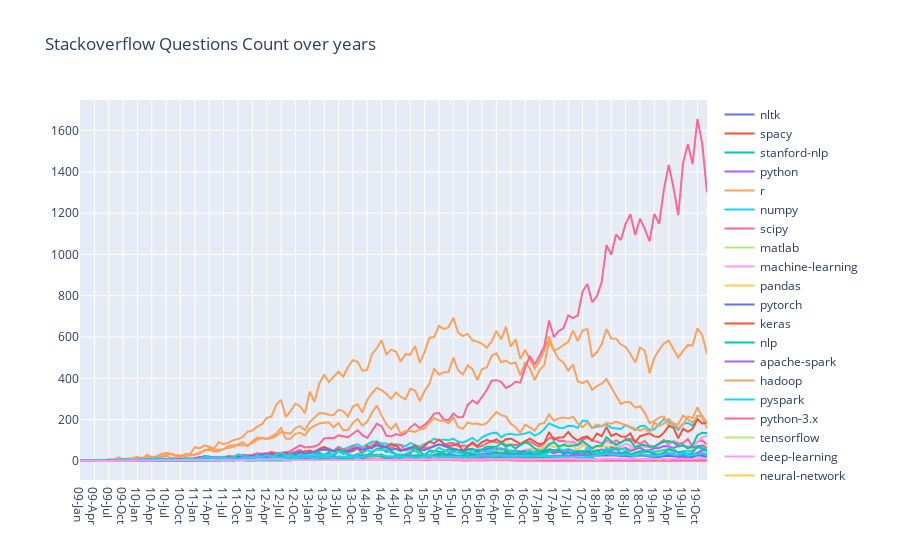

Notebook code for this chart:
### Code cell
interactive_plot(normalize(df),'Stackoverflow Questions Count over years')

### Figure 1 — Plotly figure (JSON) as saved in the notebook; plotly's stock layout.template omitted (floating-point values rounded to 4 significant figures; data arrays with more than 128 entries replaced by an {"elided": "..."} marker saying what was removed)
{"data": [{"name": "nltk", "type": "scatter", "x": {"elided": "132 str values"}, "y": {"elided": "132 null values"}}, {"name": "spacy", "type": "scatter", "x": {"elided": "132 str values"}, "y": {"elided": "132 null values"}}, {"name": "stanford-nlp", "type": "scatter", "x": {"elided": "132 str values"}, "y": {"elided": "132 null values"}}, {"name": "python", "type": "scatter", "x": {"elided": "132 str values"}, "y": {"elided": "132 float values"}}, {"name": "r", "type": "scatter", "x": {"elided": "132 str values"}, "y": {"elided": "132 float values"}}, {"name": "numpy", "type": "scatter", "x": {"elided": "132 str values"}, "y": {"elided": "132 float values"}}, {"name": "scipy", "type": "scatter", "x": {"elided": "132 str values"}, "y": {"elided": "132 float values"}}, {"name": "matlab", "type": "scatter", "x": {"elided": "132 str values"}, "y": {"elided": "132 float values"}}, {"name": "machine-learning", "type": "scatter", "x": {"elided": "132 str values"}, "y": {"elided": "132 float values"}}, {"name": "pandas", "type": "scatter", "x": {"elided": "132 str values"}, "y": {"elided": "132 null values"}}, {"name": "pytorch", "type": "scatter", "x": {"elided": "132 str values"}, "y": {"elided": "132 null values"}}, {"name": "keras", "type": "scatter", "x": {"elided": "132 str values"}, "y": {"elided": "132 null values"}}, {"name": "nlp", "type": "scatter", "x": {"elided": "132 str values"}, "y": {"elided": "132 float values"}}, {"name": "apache-spark", "type": "scatter", "x": {"elided": "132 str values"}, "y": {"elided": "132 null values"}}, {"name": "hadoop", "type": "scatter", "x": {"elided": "132 str values"}, "y": {"elided": "132 int values"}}, {"name": "pyspark", "type": "scatter", "x": {"elided": "132 str values"}, "y": {"elided": "132 null values"}}, {"name": "python-3.x", "type": "scatter", "x": {"elided": "132 str values"}, "y": {"elided": "132 float values"}}, {"name": "tensorflow", "type": "scatter", "x": {"elided": "132 str values"}, "y": {"elided": "132 null values"}}, {"name": "deep-learning", "type": "scatter", "x": {"elided": "132 str values"}, "y": {"elided": "132 null values"}}, {"name": "neural-network", "type": "scatter", "x": {"elided": "132 str values"}, "y": {"elided": "132 float values"}}, {"name": "lstm", "type": "scatter", "x": {"elided": "132 str values"}, "y": {"elided": "132 null values"}}, {"name": "time-series", "type": "scatter", "x": {"elided": "132 str values"}, "y": {"elided": "132 int values"}}, {"name": "pillow", "type": "scatter", "x": {"elided": "132 str values"}, "y": {"elided": "132 null values"}}, {"name": "rasa", "type": "scatter", "x": {"elided": "132 str values"}, "y": {"elided": "132 null values"}}, {"name": "opencv", "type": "scatter", "x": {"elided": "132 str values"}, "y": {"elided": "132 float values"}}, {"name": "pipenv", "type": "scatter", "x": {"elided": "132 str values"}, "y": {"elided": "132 null values"}}, {"name": "seaborn", "type": "scatter", "x": {"elided": "132 str values"}, "y": {"elided": "132 null values"}}, {"name": "Dask", "type": "scatter", "x": {"elided": "132 str values"}, "y": {"elided": "132 null values"}}, {"name": "jupyter", "type": "scatter", "x": {"elided": "132 str values"}, "y": {"elided": "132 null values"}}, {"name": "AllenNLP", "type": "scatter", "x": {"elided": "132 str values"}, "y": {"elided": "132 null values"}}, {"name": "Theano", "type": "scatter", "x": {"elided": "132 str values"}, "y": {"elided": "132 null values"}}, {"name": "plotly", "type": "scatter", "x": {"elided": "132 str values"}, "y": {"elided": "132 null values"}}, {"name": "scikit-learn", "type": "scatter", "x": {"elided": "132 str values"}, "y": {"elided": "132 null values"}}, {"name": "BeautifulSoup", "type": "scatter", "x": {"elided": "132 str values"}, "y": {"elided": "132 float values"}}, {"name": "scrapy", "type": "scatter", "x": {"elided": "132 str values"}, "y": {"elided": "132 null values"}}, {"name": "Gensim", "type": "scatter", "x": {"elided": "132 str values"}, "y": {"elided": "132 null values"}}, {"name": "FastText", "type": "scatter", "x": {"elided": "132 str values"}, "y": {"elided": "132 null values"}}, {"name": "Pydot", "type": "scatter", "x": {"elided": "132 str values"}, "y": {"elided": "132 null values"}}, {"name": "Pybrain", "type": "scatter", "x": {"elided": "132 str values"}, "y": {"elided": "132 null values"}}, {"name": "Pytil", "type": "scatter", "x": {"elided": "132 str values"}, "y": {"elided": "132 null values"}}, {"name": "Pygame", "type": "scatter", "x": {"elided": "132 str values"}, "y": {"elided": "132 null values"}}, {"name": "Colab", "type": "scatter", "x": {"elided": "132 str values"}, "y": {"elided": "132 null values"}}, {"name": "Shogun", "type": "scatter", "x": {"elided": "132 str values"}, "y": {"elided": "132 null values"}}, {"name": "KNIME", "type": "scatter", "x": {"elided": "132 str values"}, "y": {"elided": "132 null values"}}, {"name": "Apache", "type": "scatter", "x": {"elided": "132 str values"}, "y": {"elided": "132 float values"}}, {"name": "Gunicorn", "type": "scatter", "x": {"elided": "132 str values"}, "y": {"elided": "132 null values"}}, {"name": "Pygtk", "type": "scatter", "x": {"elided": "132 str values"}, "y": {"elided": "132 float values"}}, {"name": "Weka", "type": "scatter", "x": {"elided": "132 str values"}, "y": {"elided": "132 null values"}}, {"name": "Conda", "type": "scatter", "x": {"elided": "132 str values"}, "y": {"elided": "132 null values"}}, {"name": "Ray", "type": "scatter", "x": {"elided": "132 str values"}, "y": {"elided": "132 null values"}}, {"name": "matlab.1", "type": "scatter", "x": {"elided": "132 str values"}, "y": {"elided": "132 float values"}}, {"name": "accord.net", "type": "scatter", "x": {"elided": "132 str values"}, "y": {"elided": "132 null values"}}, {"name": "regression", "type": "scatter", "x": {"elided": "132 str values"}, "y": {"elided": "132 int values"}}, {"name": "classification", "type": "scatter", "x": {"elided": "132 str values"}, "y": {"elided": "132 float values"}}, {"name": "correlation", "type": "scatter", "x": {"elided": "132 str values"}, "y": {"elided": "132 null values"}}, {"name": "cluster-analysis", "type": "scatter", "x": {"elided": "132 str values"}, "y": {"elided": "132 int values"}}, {"name": "H2o", "type": "scatter", "x": {"elided": "132 str values"}, "y": {"elided": "132 null values"}}, {"name": "Mallet", "type": "scatter", "x": {"elided": "132 str values"}, "y": {"elided": "132 null values"}}, {"name": "Numba", "type": "scatter", "x": {"elided": "132 str values"}, "y": {"elided": "132 null values"}}, {"name": "Tableau", "type": "scatter", "x": {"elided": "132 str values"}, "y": {"elided": "132 null values"}}, {"name": "Trifacta", "type": "scatter", "x": {"elided": "132 str values"}, "y": {"elided": "132 null values"}}, {"name": "PyArrow", "type": "scatter", "x": {"elided": "132 str values"}, "y": {"elided": "132 null values"}}, {"name": "Rasterio", "type": "scatter", "x": {"elided": "132 str values"}, "y": {"elided": "132 null values"}}, {"name": "Orange3", "type": "scatter", "x": {"elided": "132 str values"}, "y": {"elided": "132 null values"}}, {"name": "PyMC3", "type": "scatter", "x": {"elided": "132 str values"}, "y": {"elided": "132 null values"}}, {"name": "Opennn", "type": "scatter", "x": {"elided": "132 str values"}, "y": {"elided": "132 null values"}}, {"name": "Oryx", "type": "scatter", "x": {"elided": "132 str values"}, "y": {"elided": "132 null values"}}, {"name": "Istio", "type": "scatter", "x": {"elided": "132 str values"}, "y": {"elided": "132 null values"}}, {"name": "Venes", "type": "scatter", "x": {"elided": "132 str values"}, "y": {"elided": "132 null values"}}, {"name": "Plotnine", "type": "scatter", "x": {"elided": "132 str values"}, "y": {"elided": "132 null values"}}, {"name": "Gluon", "type": "scatter", "x": {"elided": "132 str values"}, "y": {"elided": "132 null values"}}, {"name": "Plato", "type": "scatter", "x": {"elided": "132 str values"}, "y": {"elided": "132 null values"}}, {"name": "Sympy", "type": "scatter", "x": {"elided": "132 str values"}, "y": {"elided": "132 int values"}}, {"name": "Flair", "type": "scatter", "x": {"elided": "132 str values"}, "y": {"elided": "132 null values"}}, {"name": "stanford-nlp.1", "type": "scatter", "x": {"elided": "132 str values"}, "y": {"elided": "132 null values"}}, {"name": "pyqt", "type": "scatter", "x": {"elided": "132 str values"}, "y": {"elided": "132 float values"}}, {"name": "Nolearn", "type": "scatter", "x": {"elided": "132 str values"}, "y": {"elided": "132 null values"}}, {"name": "Lasagne", "type": "scatter", "x": {"elided": "132 str values"}, "y": {"elided": "132 null values"}}, {"name": "OCR", "type": "scatter", "x": {"elided": "132 str values"}, "y": {"elided": "132 float values"}}, {"name": "Apache-spark-mlib", "type": "scatter", "x": {"elided": "132 str values"}, "y": {"elided": "132 null values"}}, {"name": "azure-virtual-machine", "type": "scatter", "x": {"elided": "132 str values"}, "y": {"elided": "132 null values"}}], "layout": {"legend": {"tracegroupgap": 0}, "title": {"text": "Stackoverflow Questions Count over years"}, "xaxis": {"anchor": "y", "domain": [0, 1]}, "yaxis": {"anchor": "x", "domain": [0, 1]}}}
